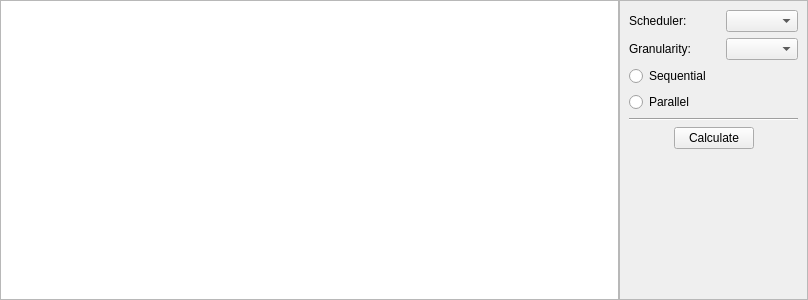
<?xml version="1.0" encoding="UTF-8"?>
<ui version="4.0">
 <class>SchedulingView</class>
 <widget class="QWidget" name="SchedulingView">
  <property name="geometry">
   <rect>
    <x>0</x>
    <y>0</y>
    <width>808</width>
    <height>300</height>
   </rect>
  </property>
  <property name="sizePolicy">
   <sizepolicy hsizetype="Preferred" vsizetype="Preferred">
    <horstretch>0</horstretch>
    <verstretch>0</verstretch>
   </sizepolicy>
  </property>
  <property name="windowTitle">
   <string/>
  </property>
  <layout class="QHBoxLayout" name="horizontalLayout_2">
   <property name="spacing">
    <number>0</number>
   </property>
   <property name="leftMargin">
    <number>0</number>
   </property>
   <property name="topMargin">
    <number>0</number>
   </property>
   <property name="rightMargin">
    <number>0</number>
   </property>
   <property name="bottomMargin">
    <number>0</number>
   </property>
   <item>
    <widget class="QTreeView" name="schedulingView">
     <property name="contextMenuPolicy">
      <enum>Qt::CustomContextMenu</enum>
     </property>
     <property name="rootIsDecorated">
      <bool>false</bool>
     </property>
    </widget>
   </item>
   <item>
    <widget class="QFrame" name="schedulingProperties">
     <property name="sizePolicy">
      <sizepolicy hsizetype="Fixed" vsizetype="Preferred">
       <horstretch>0</horstretch>
       <verstretch>0</verstretch>
      </sizepolicy>
     </property>
     <property name="frameShape">
      <enum>QFrame::StyledPanel</enum>
     </property>
     <property name="frameShadow">
      <enum>QFrame::Raised</enum>
     </property>
     <layout class="QGridLayout" name="gridLayout">
      <item row="0" column="0">
       <widget class="QLabel" name="label">
        <property name="text">
         <string>Scheduler:</string>
        </property>
       </widget>
      </item>
      <item row="0" column="2">
       <widget class="QComboBox" name="schedulersCombo"/>
      </item>
      <item row="1" column="0">
       <widget class="QLabel" name="label_2">
        <property name="text">
         <string>Granularity:</string>
        </property>
       </widget>
      </item>
      <item row="1" column="2">
       <widget class="QComboBox" name="granularities"/>
      </item>
      <item row="2" column="0" colspan="2">
       <widget class="QRadioButton" name="sequential">
        <property name="text">
         <string>Sequential</string>
        </property>
       </widget>
      </item>
      <item row="3" column="0">
       <widget class="QRadioButton" name="parallell">
        <property name="text">
         <string>Parallel</string>
        </property>
       </widget>
      </item>
      <item row="4" column="0" colspan="3">
       <widget class="Line" name="line">
        <property name="orientation">
         <enum>Qt::Horizontal</enum>
        </property>
       </widget>
      </item>
      <item row="5" column="0" colspan="3">
       <layout class="QHBoxLayout" name="horizontalLayout">
        <item>
         <spacer name="horizontalSpacer">
          <property name="orientation">
           <enum>Qt::Horizontal</enum>
          </property>
          <property name="sizeHint" stdset="0">
           <size>
            <width>38</width>
            <height>20</height>
           </size>
          </property>
         </spacer>
        </item>
        <item>
         <widget class="QPushButton" name="calculate">
          <property name="text">
           <string>Calculate</string>
          </property>
          <property name="icon">
           <iconset theme="view-time-schedule-calculus"/>
          </property>
         </widget>
        </item>
        <item>
         <spacer name="horizontalSpacer_2">
          <property name="orientation">
           <enum>Qt::Horizontal</enum>
          </property>
          <property name="sizeHint" stdset="0">
           <size>
            <width>38</width>
            <height>20</height>
           </size>
          </property>
         </spacer>
        </item>
       </layout>
      </item>
      <item row="6" column="1">
       <spacer name="verticalSpacer">
        <property name="orientation">
         <enum>Qt::Vertical</enum>
        </property>
        <property name="sizeHint" stdset="0">
         <size>
          <width>20</width>
          <height>40</height>
         </size>
        </property>
       </spacer>
      </item>
     </layout>
    </widget>
   </item>
  </layout>
 </widget>
 <resources/>
 <connections/>
</ui>
